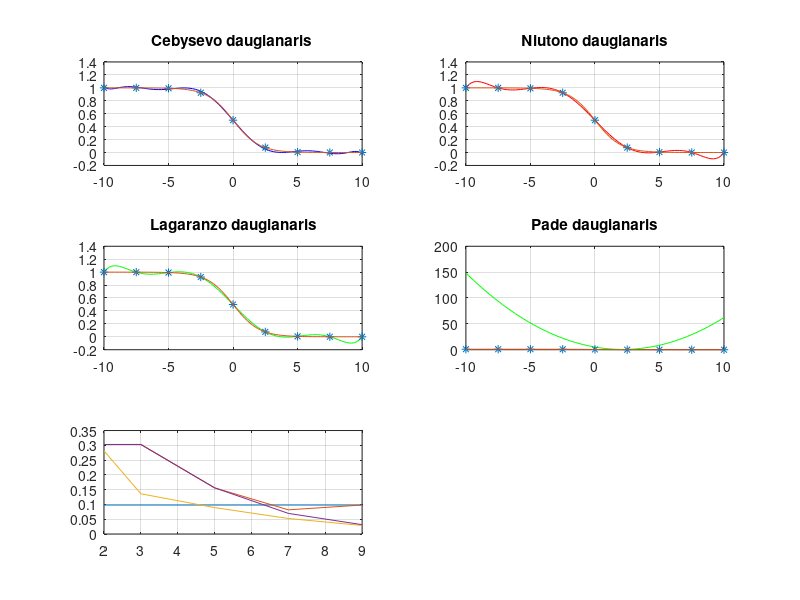

The MATLAB source for this figure:
%Matematinio modeliavimo technologijos. LD2 Dainius Varna EKSfm20 20200033
%1 Dalis
function LD_Antras_pirma()
clear all
close all
a=mod(20200033,6); %varianto parinkimas
fprintf('mod(20200033) = %d', a);
%Error skaiciavimam masyvai:
le=[]
ne=[]
ce=[]
pe=[]
spe=[]
%Max error skaiciavimam masyvai:
lme=[]
nme=[]
cme=[]
pme=[]
spme=[]
N=[2 3 5 7 9] %Aproksimacijos eiles
for i=1:5 %Ciklas prasukamas 5 kartus, nes lagaranzo, niutono, cebysevo, pade, spline
    
    x=linspace(-10,10,N(i)); %Sugeneruojame -10 <= x <= 10 skaicius 
    yN=f1(x) %Apskaiciuojame lygti pagal sugeneruotus skaicius 
    %f1 - lygties funkcija

    %Aproksimacijos:
    l=lagranp(x,yN); %Lagaran?o
    n=newtonp(x,yN); %Niutono
    c=cheby('f1',N(i),min(x),max(x)) %?eby?evo
    xo=-10;10;
    Mp = 3; Np = 2;
    p=padeap('f1',xo,Mp,Np) %Pade
    
    xx=linspace(-10,10,100);
    yl = polyval(l,xx); %Lagaran?o
    y2 = polyval(n,xx); %Niutono
    y3 = polyval(c,xx); %?eby?evo
    y4 = polyval(p,xx); %Pade
    y5 = spline(x,yN,xx);%Splainai
    ymax = f1(xx)
    
    %Max error
    lme(i)= max(ymax-yl);
    nme(i)= max(ymax-y2);
    cme(i)= max(ymax-y3);
    spme(i)= max(ymax-y5);
    
    
    %MSE
    le(i)=immse(xx,yl);
    ne(i)=immse(xx,y2);
    ce(i)=immse(xx,y3);
    pe(i)=immse(xx,y4);
    spe(i)=immse(xx,y5);
    
    
    %Atvaizdavimas 5 grafikai (total 25)
    %geriau atvaizduoti ant vieno be subplot
    subplot(3,2,1)
    plot(xx,y3,'b-',x,yN,'*', xx, f1(xx));grid
    title('Cebysevo daugianaris ');

    subplot(3,2,2)
    plot(xx,y2,'r-',x,yN,'*', xx, f1(xx));grid
    title('Niutono daugianaris');

    subplot(3,2,3)
    plot(xx,yl,'g-',x,yN,'*', xx, f1(xx));grid
    title('Lagaranzo daugianaris');

    subplot(3,2,4)
    plot(xx,y4,'g-',x,yN,'*', xx, f1(xx));grid
    title('Pade daugianaris');

    subplot(3,2,5)
    plot(xx,y5);grid
    title('Spline daugianaris');
    fprintf('N = %d\n',N(i));
    pause % padarom pauze, paspaudus enter pasikeis aproksimacijos eile
    close all
end
fprintf('finished\n');

xxe=linspace(-10,10,100);
%Visu aproksimaciju klaidu duomenims issaugoti masyvai:
errl=[]
errn=[]
errc=[]
errp=[]
errs=[]
errxmax=[]

%paleidziame cikla uzpildyti klaidu kintamuosius (MSE)
for ie=1:5
    fprintf('%d\n\',N(ie));
    errl(ie)=le(ie);errn(ie)=ne(ie);errc(ie)=ce(ie);errp(ie)=pe(ie);
    errs(ie)=spe(ie);

end

%paleidziame cikla uzpildyti klaidu kintamuosius (MAX)
errml=[]
errmn=[]
errmc=[]
errms=[]
for ie=1:5
    fprintf('%d\n\',N(ie));
    errml(ie)=lme(i);errmn(ie)=nme(ie);errmc(ie)=cme(ie);
    errms(ie)=spme(ie);

end

fprintf('arrays filled \n\');
pause % Pauze, kad zinoti kada uzsipildys masyvai

Ne=[2 3 5 7 9] % aproksimacijos eiles klaidu palyginimo grafikui
%Atvaizdavimas:
%MSE
plot(Ne,errl,Ne,errn,Ne,errc,Ne,errs)
grid;
fprintf('errors shown \n\');
pause
close all %uzdarom grafika
%MAX
plot(Ne,errml,Ne,errmn,Ne,errmc,Ne,errms)
grid;
fprintf('max shown \n\');
pause

end

%Gauta funkcija 1 varianto
function y=f1(x)

y=1./(1+exp(x))
end

%Lagaran?o
function [l,L]=lagranp(x,y)

%Input : x = [x0 x1 ... xN], y = [y0 y1 ... yN]
%Output: l = N eiles Lagranzo daugianaris
% L = Lagranzo koeficientu daugianaris
N = length(x)-1; %daugianario eile
l = 0;
for m = 1:N + 1
    P = 1;
    for k = 1:N + 1
        if k ~= m, P = conv(P,[1 -x(k)])/(x(m)-x(k)); end
        %MATLAB dirba su daugianariu koeficientu vektoriumi (mazejancia
        %tvarka), o dvieju daugianariu daugyba atitinka koeficientu
        %vektoriu konvoliucijai...
    end
    L(m,:) = P; %Lagranzo koeficientu daugianaris
    l = l + y(m)*P; %Lagranzo daugianaris (3 lytis)
end
end

%Niutono:
function [n,DD] = newtonp(x,y)
%Output: n = Newton polynomial coefficients of degree N
N = length(x)-1;
DD = zeros(N + 1,N + 1);
DD(1:N + 1,1) = y';
for k = 2:N + 1
    for m = 1: N + 2 - k %Divided Difference Table
        DD(m,k) = (DD(m + 1,k - 1) - DD(m,k - 1))/(x(m + k - 1)- x(m));
    end
end
a = DD(1,:); %Eq.(3.2.6)
n = a(N+1); %Begin with Eq.(3.2.7)
for k = N:-1:1 %Eq.(3.2.7)
    n = [n a(k)] - [0 n*x(k)]; %n(x)*(x - x(k - 1))+a_k - 1
end
end

%?eby?evo:
function [c,x,y] = cheby(f,N,a,b)
%Input : f = function name on [a,b]
%Output: c = Newton polynomial coefficients of degree N
% (x,y) = Chebyshev nodes
if nargin == 2, a = -1; b = 1; end
k = [0: N];
theta = (2*N + 1 - 2*k)*pi/(2*N + 2);
xn = cos(theta); %Eq.(3.3.1a)
x = (b - a)/2*xn +(a + b)/2; %Eq.(3.3.1b)
y = feval(f,x);
d(1) = y*ones(N + 1,1)/(N+1);
for m = 2: N + 1
    cos_mth = cos((m-1)*theta);
    d(m) = y*cos_mth'*2/(N + 1); %Eq.(3.3.6b)
end
xn = [2 -(a + b)]/(b - a); %the inverse of (3.3.1b)
T_0 = 1; T_1 = xn; %Eq.(3.3.3b)
c = d(1)*[0 T_0] +d(2)*T_1; %Eq.(3.3.5)
for m = 3: N + 1
    tmp = T_1;
    T_1 = 2*conv(xn,T_1) -[0 0 T_0]; %Eq.(3.3.3a)
    T_0 = tmp;
    c = [0 c] + d(m)*T_1; %Eq.(3.3.5)
end
end

%Pade
function [num,den,t] = padeap(f,xo,M,N)
%Input : f = function to be approximated around xo in [xmin, xmax]
%Output: num = numerator coeffs of Pade approximation of degree M
% den = denominator coeffs of Pade approximation of degree N
%Tylor series coefficients
a(1) = feval(f,xo);
h = .01; tmp = 1;
for i = 1:M + N
    tmp = tmp*i*h; %i!h^i
    dix = difapx(i,[-i i])*feval(f,xo+[-i:i]*h)'; %derivative(Section 5.3)
    a(i + 1) = dix/tmp; %Taylor series coefficient
end
for m = 1:N
    n = 1:N; A(m,n) = a(M + 1 + m - n);
    b(m) = -a(M + 1 + m);
end
d = A\b'; %Eq.(3.4.4b)
for m = 1: M + 1
    mm = min(m - 1,N);
    q(m) = a(m:-1:m - mm)*[1; d(1:mm)]; %Eq.(3.4.4a)
end
num = q(M + 1:-1:1)/d(N); den = [d(N:-1:1)' 1]/d(N); %descending order

t=a(M + N + 1:-1:1);
end

function [c,err,eoh,A,b] = difapx(N,points)
%difapx.m to get the difference approximation for the Nth derivative
l = max(points);
L = abs(points(1)-points(2))+ 1;
if L < N + 1, error('More points are needed!'); end
for n = 1: L
    A(1,n) = 1;
    for m = 2:L + 2, A(m,n) = A(m - 1,n)*l/(m - 1); end %Eq.(5.3.5)
    l = l-1;
end
b = zeros(L,1); b(N + 1) = 1;
c =(A(1:L,:)\b)'; %coefficients of difference approximation formula
err = A(L + 1,:)*c'; eoh = L-N; %coefficient & order of error term
if abs(err) < eps, err = A(L + 2,:)*c'; eoh = L - N + 1; end
if points(1) < points(2), c = fliplr(c); end
end